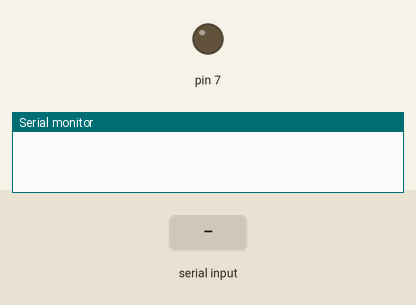
This sketch was run on a simulated Arduino Uno, built with avr-gcc and run on an emulated ATmega328P. On the bench: output pins drawn as LEDs (lit = HIGH), the last lines printed to the serial monitor. The inputs (shaded band) are chosen by the test bench.

Above: at 1.2 s.
1.3 s: "1\n" received over Serial
At 1.8 s:
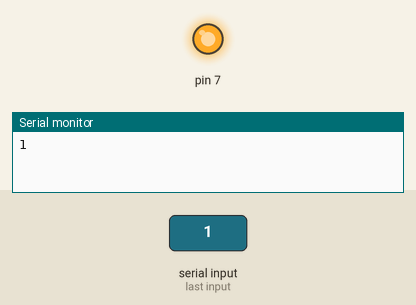
2.8 s: "0\n" received over Serial
At 4.2 s:
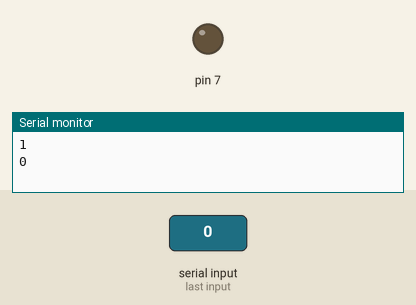
Timing chart, 0 to 5.8 s (numbered marks = the images above; inputs shaded):
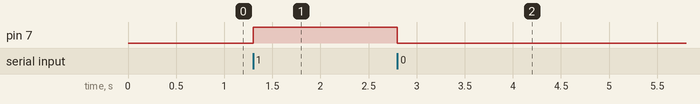

Measured:
- after the input at 1.3 s, pin 7: LOW → HIGH at once
- after the input at 2.8 s, pin 7: HIGH → LOW at once

The sketch:

bluetooth_relay_switch.ino
```cpp
char Incoming_value = 0;


void setup() {

  // put your setup code here, to run once:

  Serial.begin(9600);

  pinMode(7, OUTPUT);


}

void loop() {
  // put your main code here, to run repeatedly:


  if(Serial.available() > 0)
    {
      Incoming_value = Serial.read();
      Serial.print(Incoming_value);
      Serial.print("\n");
      if(Incoming_value == '1')
        digitalWrite(7,HIGH);
      else if(Incoming_value == '0')
        digitalWrite(7,LOW);
    }


}
```
